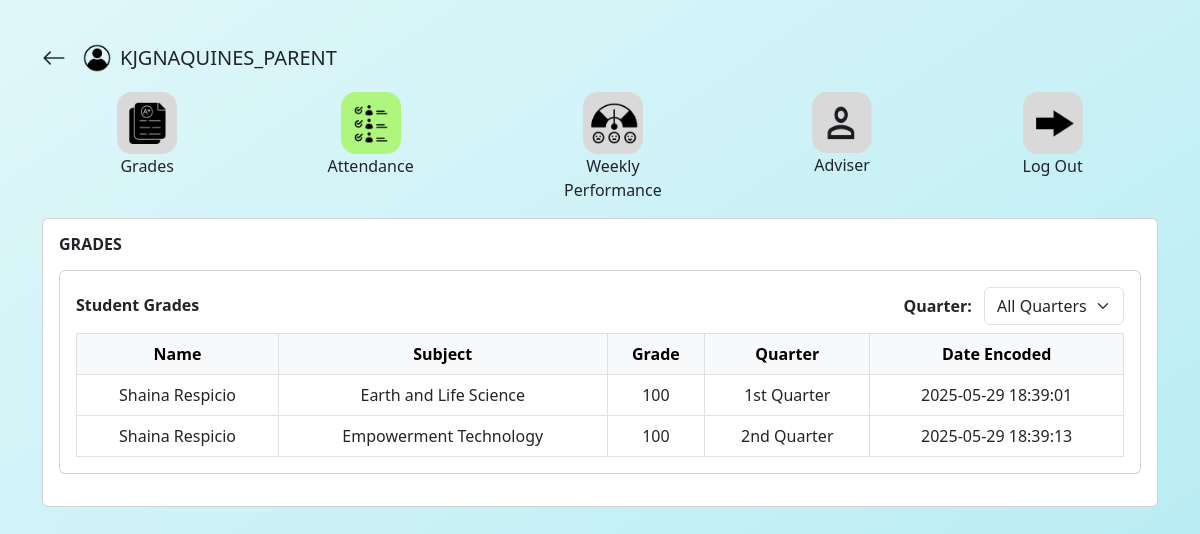
Screenshot of /ParentGrades.php (signed in) with the database file from the repository.
### tables this page shows
CREATE TABLE `parent` (
  `id` int(11) NOT NULL,
  `parent_name` varchar(255) NOT NULL,
  `student` int(11) NOT NULL,
  `student_id` varchar(255) NOT NULL,
  `school_id` varchar(255) NOT NULL,
  `email` varchar(255) NOT NULL,
  `password` varchar(255) NOT NULL,
  `type` varchar(255) NOT NULL DEFAULT 'parent'
);

CREATE TABLE `grades` (
  `id` int(11) NOT NULL,
  `student` int(11) NOT NULL,
  `subject` varchar(255) NOT NULL,
  `grade` varchar(255) NOT NULL,
  `quarter` varchar(255) NOT NULL,
  `date` timestamp NOT NULL DEFAULT current_timestamp()
);

CREATE TABLE `student` (
  `id` int(11) NOT NULL,
  `firstname` varchar(255) NOT NULL,
  `middlename` varchar(255) NOT NULL,
  `lastname` varchar(255) NOT NULL,
  `lrn` varchar(255) NOT NULL,
  `adviser` int(11) NOT NULL,
  `section` varchar(100) NOT NULL,
  `type` varchar(255) NOT NULL DEFAULT 'student'
);

### backend/logic/get_profile.php (called while the page is built, shortened)
<?php
if ($_SESSION['role'] == 'adviser') {
    $query = "SELECT * FROM `adviser` WHERE id = '" . $_SESSION['id'] . "'";
    $result = mysqli_query($conn, $query);
    if (!$result) {
        die("Query failed: " . mysqli_error($conn));
    }
    $user = mysqli_fetch_assoc($result);
    if (!$user) {
        die("User not found.");
    }
    $id = $user['id'];
    $username = $user['name'];
    $section = $user['section'];
    $school_id = $user['school_id'];
    $email = $user['email'];
    $contact_no = $user['contact_no'];
} else {
    $query = "SELECT * FROM `parent` WHERE id = '" . $_SESSION['id'] . "'";
    $result = mysqli_query($conn, $query);
    $user = mysqli_fetch_assoc($result);
    $id = $user['id'];
    $username = $user['parent_name'];
}

### ParentGrades.php (the view, shortened to what this page needs)
<?php
include './backend/conn.php';
include './backend/logic/get_profile.php';
?>
<!DOCTYPE html>
<html lang="en">
<head>
  <link href="https://cdn.jsdelivr.net/npm/bootstrap@5.3.0/dist/css/bootstrap.min.css" rel="stylesheet" />
  <link href="https://cdn.jsdelivr.net/npm/bootstrap-icons/font/bootstrap-icons.css" rel="stylesheet">
</head>
<body class="container py-4">
  <div class="d-flex align-items-center my-3">
    <a href="ParentDashboard.php" class="text-decoration-none text-dark me-3">
      <i class="bi bi-arrow-left" style="font-size: 1.5rem;"></i>
    </a>
    <img src="Pictures/person_icon.png" alt="person_icon" class="me-2 person_icon" width="30" height="30">
    <h5 class="mb-0" style="text-transform: uppercase;"><?php echo ucfirst($username); ?></h5>
  </div>
  <?php include './backend/includes/_header_parent.php'; ?>
  <div class="card p-3 mb-3">
    <div class="d-flex align-items-center justify-content-between mb-2">
      <h6><strong>GRADES</strong></h6>
    </div>
    <div class="card p-3 mb-3">
      <div class="d-flex justify-content-between align-items-center mb-2">
        <h6 class="mb-0"><strong>Student Grades</strong></h6>
        <div>
          <label for="quarterSelect" class="me-2 fw-bold">Quarter:</label>
          <select id="quarterSelect" class="form-select d-inline-block" style="width: 140px;" onchange="filterByQuarter()">
            <option value="">All Quarters</option>
          </select>
        </div>
      </div>
      <div class="table-responsive">
        <table class="table table-bordered text-center align-middle mb-0" id="gradesTable">
          <thead class="table-light">
            <tr>
              <th>Name</th>
              <th>Subject</th>
              <th>Grade</th>
              <th>Quarter</th>
              <th>Date Encoded</th>
            </tr>
          </thead>
          <tbody>
            <?php
            $query = mysqli_query(
              $conn,
              "SELECT
      student.firstname,
      student.lastname,
      grades.subject,
      grades.grade,
      grades.quarter,
      grades.date
   FROM parent
   INNER JOIN grades ON parent.student = grades.student
   LEFT JOIN student ON parent.student = student.id
   WHERE parent.id = '$id'
"
            );
            while ($row = mysqli_fetch_assoc($query)) {
              echo '<tr data-quarter="' . $row['quarter'] . '">
                      <td>' . htmlspecialchars($row['firstname']) . ' ' . htmlspecialchars($row['lastname']) . '</td>
                      <td>' . htmlspecialchars($row['subject']) . '</td>
                      <td>' . htmlspecialchars($row['grade']) . '</td>
                      <td>' . htmlspecialchars($row['quarter']) . '</td>
                      <td>' . htmlspecialchars($row['date']) . '</td>
                    </tr>';
            }
            ?>
          </tbody>
        </table>
      </div>
    </div>
  </div>
</body>
</html>

### ParentGrades.php (style rules this page uses)
body { background: linear-gradient(to bottom right, #e0f7fa, #b2ebf2); min-height: 100vh; }

### rows the page displays
parent: parent_name "KJGNAQUINES_PARENT"
grades: student.firstname "Shaina", student.lastname "Respicio", subject "Earth and Life Science", grade "100", quarter "1st Quarter", date "2025-05-29 18:39:01"
grades: student.firstname "Shaina", student.lastname "Respicio", subject "Empowerment Technology", grade "100", quarter "2nd Quarter", date "2025-05-29 18:39:13"
